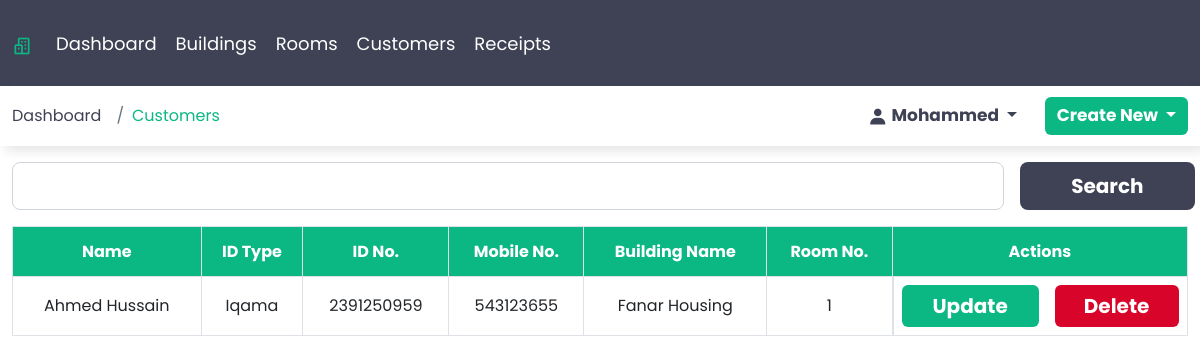
/customers (signed in), run on an earlier commit of the app's database.
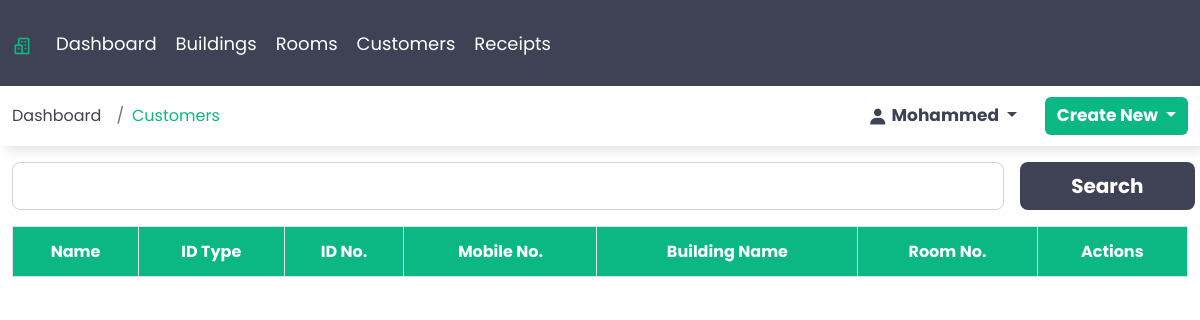
And on a later commit of the database.
### webapp/models.py (models this page shows, shortened)
class Customer(models.Model):
    customer_name = models.CharField(max_length=50)
    mobile_number = models.IntegerField()
    id_type = models.ForeignKey(IdType, on_delete=models.DO_NOTHING)
    id_number = models.CharField(max_length=50, unique=True)
    building_name = models.ForeignKey(Building, on_delete=models.CASCADE)
    room_number = models.ForeignKey(Room, on_delete=models.DO_NOTHING)
    class Meta:
        verbose_name_plural = 'Customers'

class IdType(models.Model):
    id_type = models.CharField(max_length=50)
    class Meta:
        verbose_name_plural = 'ID Types'
    def __str__(self):
        return self.id_type

class Building(models.Model):
    building_name = models.CharField(max_length=50)
    name_of_owner = models.CharField(max_length=50)
    building_type = models.ForeignKey(BuildingType, on_delete=models.CASCADE)
    number_of_rooms = models.IntegerField()
    mobile_number = models.IntegerField()
    current_lease_period = models.DateField()
    class Meta:
        verbose_name_plural = 'Buildings'
    def __str__ (self):
        return self.building_name

class Room(models.Model):
    room_number = models.IntegerField()
    building_name = models.ForeignKey(Building, on_delete=models.CASCADE)
    room_type = models.ForeignKey(RoomType, on_delete=models.DO_NOTHING)
    room_status = models.ForeignKey(RoomStatus, on_delete=models.DO_NOTHING)
    meter_number = models.CharField(max_length=16)
    account_number = models.IntegerField()
    class Meta:
        verbose_name_plural = 'Rooms'
    def __str__ (self):
        return str(self.room_number)

### webapp/views.py (the view)
# urls.py: path('customers', views.Customers, name='customers'),
@login_required()
def Customers(request):
    customer_list = Customer.objects.all()
    return render(request, 'customers.html', {'context':'Customers', 'customer_list':customer_list})

### templates/customers.html (shortened to what this page needs)
{% extends 'base.html' %}
{% load static %}
{% block content %}
    <div class="container-fluid">
        <div class="sub-box">
            <div class="row">
                <div class="col-sm-12 mt-3">
                    <div class="row">
                        <div class="col-sm-12 col-md-12 col-lg-12 col-xl-12 col-xxl-12 search-col">
                            <form action="" class="d-flex gap-3">
                                <input type="text" class="form-control form-control-lg" id="search" >
                                <button type="submit" class="btn btn-lg search">Search</button>
                            </form>
                        </div>
                    </div>
                </div>
                <div class="col-sm-12 mt-3 table-responsive">
                    <table class="table table-hover table-bordered text-center ">
                        <thead>
                            <tr>
                            <th scope="col" class="align-middle">Name</th>
                            <th scope="col" class="align-middle">ID Type</th>
                            <th scope="col" class="align-middle">ID No.</th>
                            <th scope="col" class="align-middle">Mobile No.</th>
                            <th scope="col" class="align-middle">Building Name</th>
                            <th scope="col" class="align-middle">Room No.</th>
                            <th scope="col" class="align-middle">Actions</th>
                            </tr>
                        </thead>
                        <tbody>
                            {% for customer in customer_list %}
                                <tr>
                                <td class="align-middle">{{customer.customer_name}}</td>
                                <td class="align-middle">{{customer.id_type}}</td>
                                <td class="align-middle">{{customer.id_number}}</td>
                                <td class="align-middle">{{customer.mobile_number}}</td>
                                <td class="align-middle">{{customer.building_name}}</td>
                                <td class="align-middle">{{customer.room_number}}</td>
                                <td class="d-flex justify-content-between gap-3">
                                    <a href="{% url 'update_customer' customer.id %}" class="btn update">Update</a>
                                    <form action="{% url 'delete_customer' customer.id %}" method="post">
                                        <input type="submit" value="Delete" class="btn delete">
                                    </form>
                                </td>
                                </tr>
                            {% endfor %}
                        </tbody>
                    </table>
                </div>
            </div>
        </div>
    </div>
{% endblock %}

What changed in the data, as far as the page shows it:
removed Customer: customer_name "Ahmed Hussain", id_type "Iqama", id_number "2391250959", mobile_number "543123655", building_name "Fanar Housing", room_number "1"
